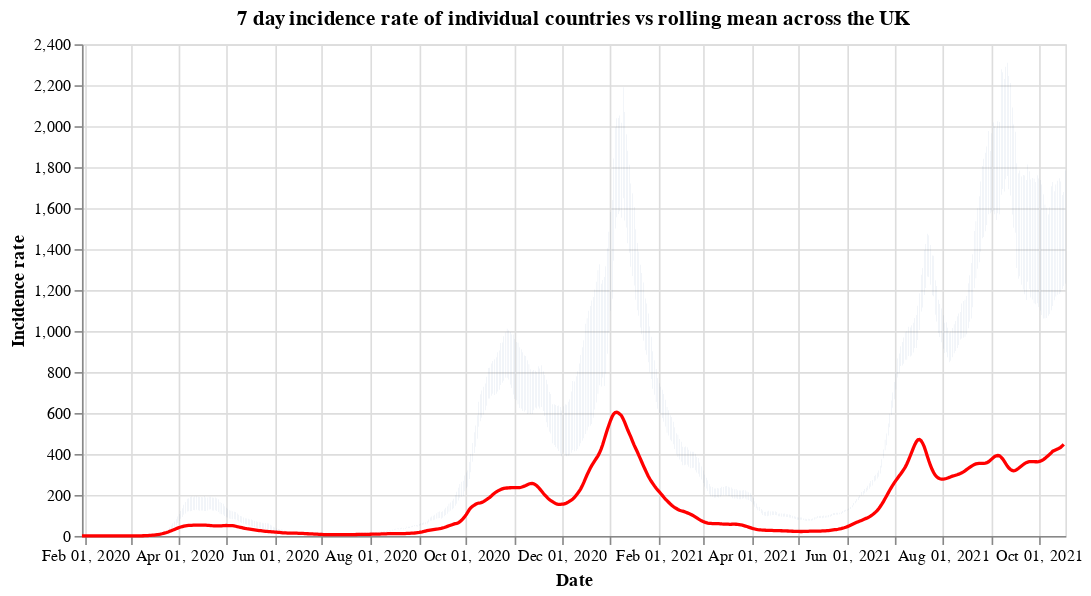

Notebook code for this chart:
### Code cell
#collapse
countries = uk_cases['areaName'].unique()
countries.sort()

selection = alt.selection_single(
    name='Select',
    fields=['areaName'],
    init={'areaName': 'Wales'},
    bind={'areaName': alt.binding_select(options=countries)}
)

# scatter plot, modify opacity based on selection
bars = alt.Chart(uk_cases).mark_bar().add_selection(
    selection
).encode(
    x=alt.X("yearmonthdate(date):T", axis=alt.Axis(title='Date')),
    y=alt.Y("weeklyCasesRate:Q", axis=alt.Axis(title='Incidence rate')),
    tooltip='weeklyCasesRate:Q',
    opacity=alt.condition(selection, alt.value(1), alt.value(0))
).properties(title=f'7 day incidence rate of individual countries vs rolling mean across the UK', width=600)

line = alt.Chart(overview_cases).mark_line(
    color='red',
    size=2,
).transform_window(
    rolling_mean='mean(weeklyCasesRate)',
    frame=[0, 7]
).encode(
    x='yearmonthdate(date):T',
    y='rolling_mean:Q'
)

alt.layer(bars, line)

### Figure 1 — Vega-Lite specification as saved in the notebook (floating-point values rounded to 4 significant figures; data arrays with more than 128 entries replaced by an {"elided": "..."} marker saying what was removed)
{"config": {"view": {"continuousWidth": 400, "continuousHeight": 300}}, "layer": [{"data": {"name": "data-97f14cbc57b4872e6c67de470a165645"}, "mark": "bar", "encoding": {"opacity": {"condition": {"value": 1, "selection": "Select"}, "value": 0}, "tooltip": {"type": "quantitative", "field": "weeklyCasesRate"}, "x": {"type": "temporal", "axis": {"title": "Date"}, "field": "date", "timeUnit": "yearmonthdate"}, "y": {"type": "quantitative", "axis": {"title": "Incidence rate"}, "field": "weeklyCasesRate"}}, "selection": {"Select": {"type": "single", "fields": ["areaName"], "init": {"areaName": "Wales"}, "bind": {"areaName": {"input": "select", "options": ["England", "Northern Ireland", "Scotland", "Wales"]}}}}, "title": "7 day incidence rate of individual countries vs rolling mean across the UK", "width": 600}, {"data": {"name": "data-9ef6e590356f2289a936e907b05b990b"}, "mark": {"type": "line", "color": "red", "size": 2}, "encoding": {"x": {"type": "temporal", "field": "date", "timeUnit": "yearmonthdate"}, "y": {"type": "quantitative", "field": "rolling_mean"}}, "transform": [{"window": [{"op": "mean", "field": "weeklyCasesRate", "as": "rolling_mean"}], "frame": [0, 7]}]}], "$schema": "https://vega.github.io/schema/vega-lite/v4.8.1.json", "datasets": {"data-97f14cbc57b4872e6c67de470a165645": {"elided": "2416 records"}, "data-9ef6e590356f2289a936e907b05b990b": {"elided": "627 records"}}}
